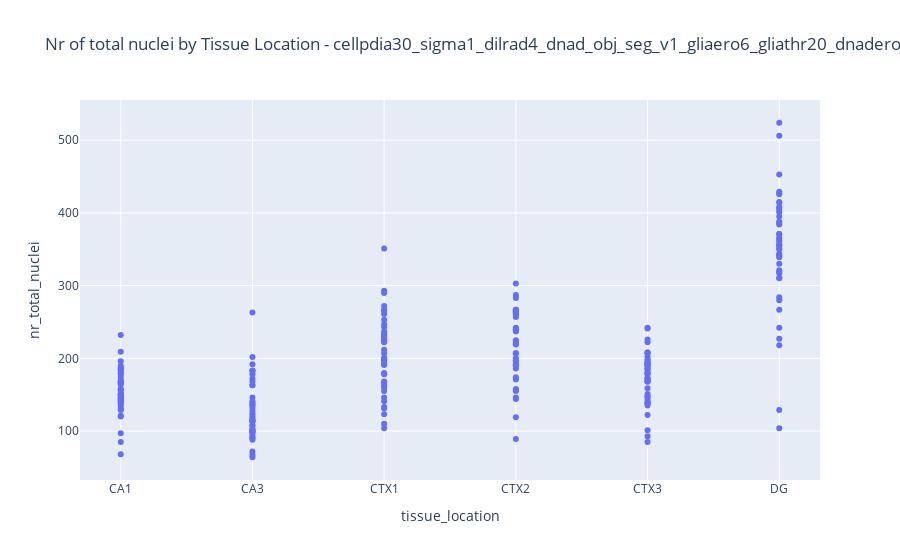

The notebook cell this image was saved under:
### Code cell
# Create the plot
fig = px.scatter(df, x='tissue_location', y='nr_total_nuclei',
                 hover_data=['staining_id','index','filename'], title=f'Nr of total nuclei by Tissue Location - {title}')

# Show the plot
fig.show()

### Figure 1 — Plotly figure (JSON) as saved in the notebook; plotly's stock layout.template omitted (floating-point values rounded to 4 significant figures; data arrays with more than 128 entries replaced by an {"elided": "..."} marker saying what was removed)
{"data": [{"customdata": {"elided": "252x3 mixed values"}, "hovertemplate": "tissue_location=%{x}<br>nr_total_nuclei=%{y}<br>staining_id=%{customdata[0]}<br>index=%{customdata[1]}<br>filename=%{customdata[2]}<extra></extra>", "legendgroup": "", "marker": {"color": "#636efa", "symbol": "circle"}, "mode": "markers", "name": "", "orientation": "v", "showlegend": false, "type": "scatter", "x": {"elided": "252 str values"}, "xaxis": "x", "y": {"elided": "252 int values"}, "yaxis": "y"}], "layout": {"legend": {"tracegroupgap": 0}, "title": {"text": "Nr of total nuclei by Tissue Location - cellpdia30_sigma1_dilrad4_dnad_obj_seg_v1_gliaero6_gliathr20_dnadero2"}, "xaxis": {"anchor": "y", "domain": [0, 1], "title": {"text": "tissue_location"}}, "yaxis": {"anchor": "x", "domain": [0, 1], "title": {"text": "nr_total_nuclei"}}}}
